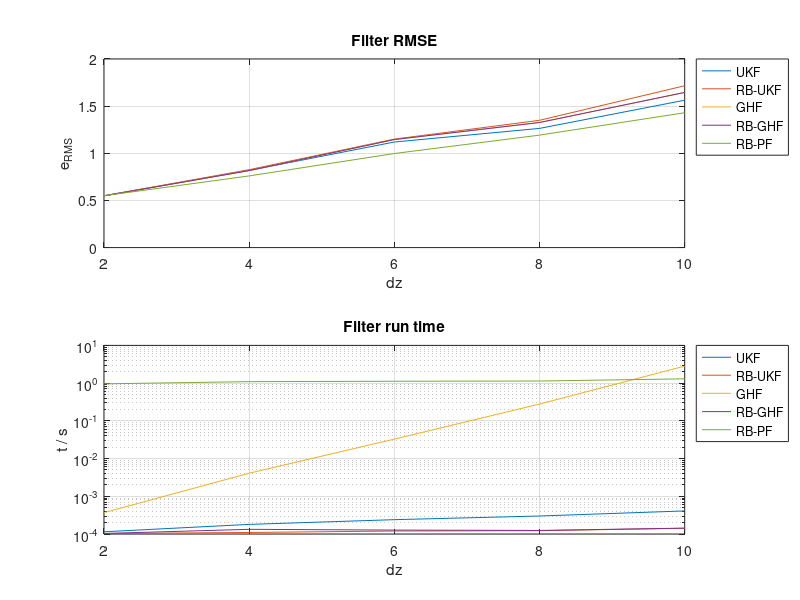
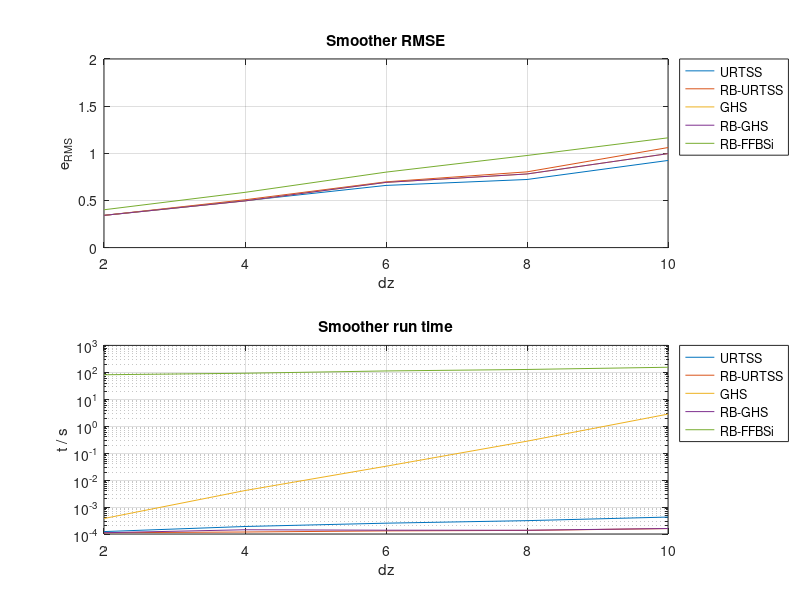

Write MATLAB code to recreate these figures, in order.
% Rao-Blackwellized Gaussian filtering and smoothing example
% 
% Visualization of the simulation results as in [1].
%
% [1] R. Hostettler and S. Sarkka, "Rao–Blackwellized Gaussian smoothing," 
%     IEEE Transactions on Automatic Control, 2019
%
% 2016-present -- Roland Hostettler

clear variables;
load('results/results.mat');

%% Filtering results
figure(1); clf();
subplot(211);
plot(dzs, rmse_filter);
grid on;
ylim([0, 2]);
legend('UKF', 'RB-UKF', 'GHF', 'RB-GHF', 'RB-PF', 'Location', 'northeastoutside');
title('Filter RMSE');
xlabel('dz');
ylabel('e_{RMS}');

subplot(212);
semilogy(dzs, dt_filter);
legend('UKF', 'RB-UKF', 'GHF', 'RB-GHF', 'RB-PF', 'Location', 'northeastoutside');
grid on;
ylim([1e-4, 1e1]);
title('Filter run time');
xlabel('dz');
ylabel('t / s');

%% Smoothing results
figure(2); clf();
subplot(211);
plot(dzs, rmse_smoother);
grid on;
ylim([0, 2]);
legend('URTSS', 'RB-URTSS', 'GHS', 'RB-GHS', 'RB-FFBSi', 'Location', 'northeastoutside');
title('Smoother RMSE');
xlabel('dz');
ylabel('e_{RMS}');

subplot(212);
semilogy(dzs, dt_smoother);
grid on;
ylim([1e-4, 1e3]);
legend('URTSS', 'RB-URTSS', 'GHS', 'RB-GHS', 'RB-FFBSi', 'Location', 'northeastoutside');
title('Smoother run time');
xlabel('dz');
ylabel('t / s');
